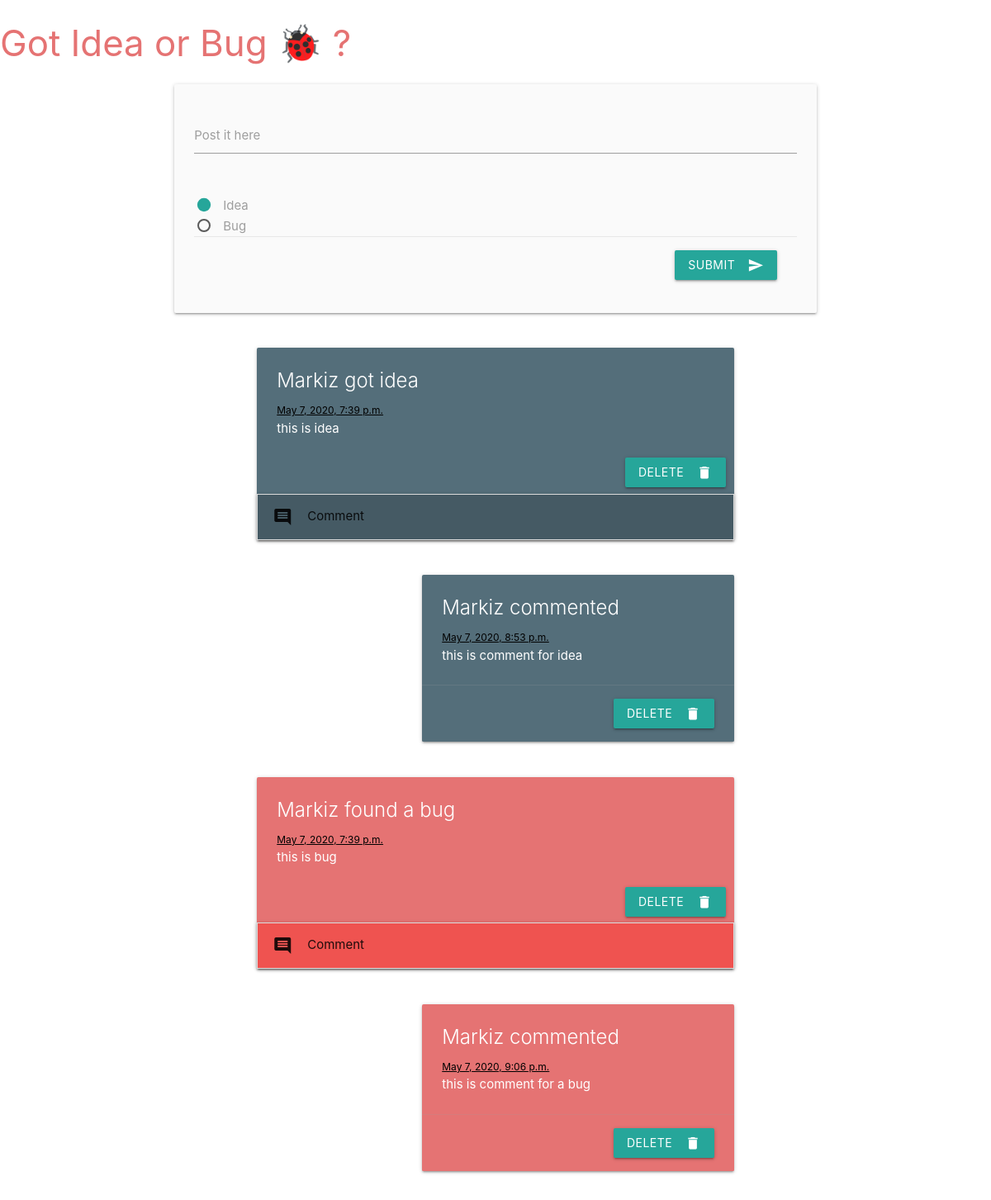
The app's page /bugs_ideas (signed in), older data.
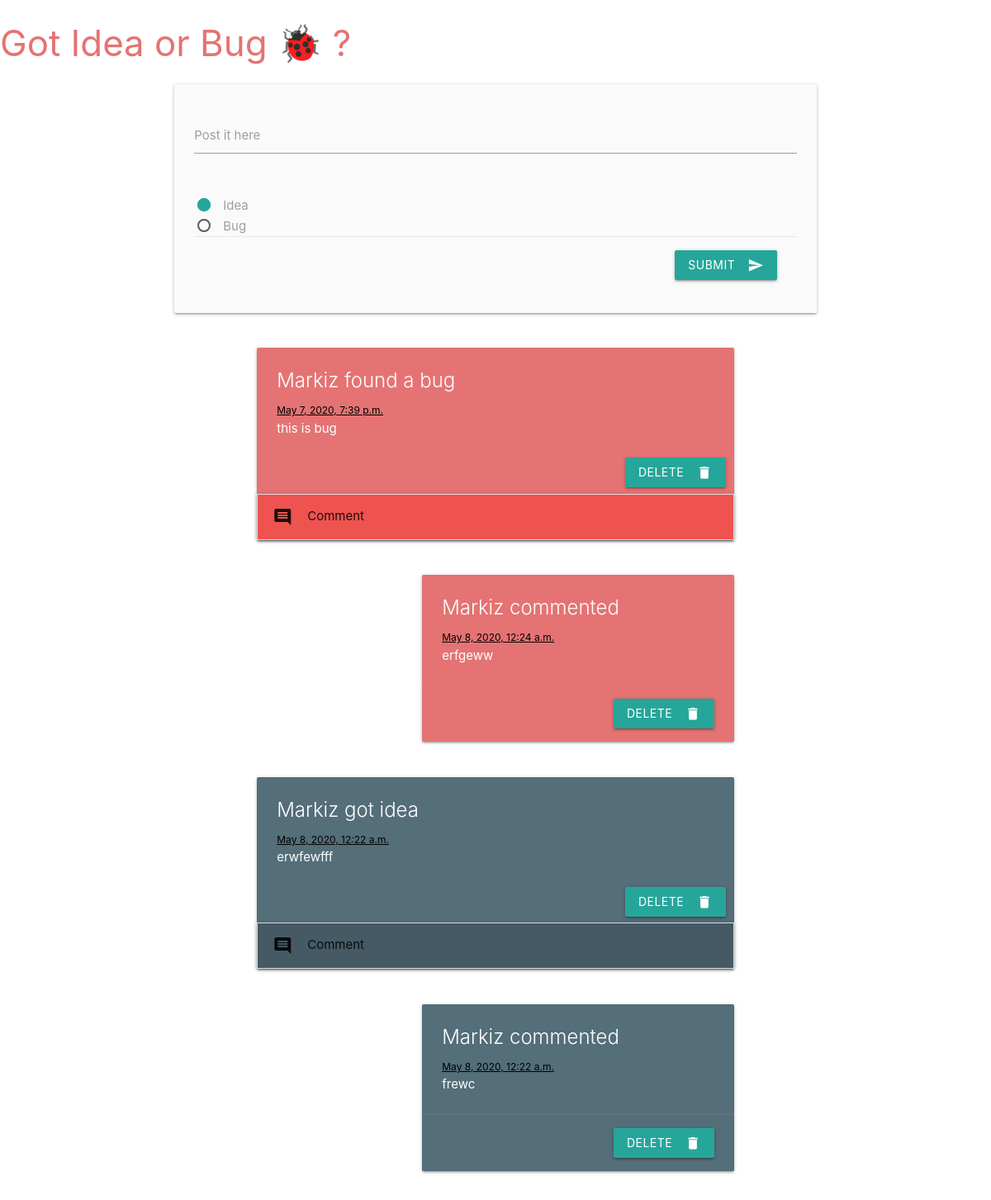
The same page, newer data.
### first_app/models.py (models this page shows)
class Idea_Bug(models.Model):
  author = models.ForeignKey(User, related_name="ideas_bugs", on_delete = models.CASCADE)
  content = models.TextField()
  idea = models.BooleanField(default=False)
  created_at = models.DateTimeField(auto_now_add=True)
  updated_at = models.DateTimeField(auto_now=True)

class User(models.Model):
  name = models.CharField(max_length=15)
  email = models.CharField(max_length=20)
  password = models.CharField(max_length=15)
  created_at = models.DateTimeField(auto_now_add=True)
  updated_at = models.DateTimeField(auto_now=True)

class Comment(models.Model):
  author = models.ForeignKey(User, related_name="comments_author", on_delete = models.CASCADE)
  post = models.ForeignKey(Idea_Bug, related_name="comments_post", on_delete = models.CASCADE)
  content = models.TextField()
  created_at = models.DateTimeField(auto_now_add=True)
  updated_at = models.DateTimeField(auto_now=True)

### first_app/views.py (the view)
# urls.py: path('bugs_ideas', views.bugs_ideas),
def bugs_ideas(request):
  if not request.session['logged']:
    return redirect('/login')
  else:
    context = {
      'all_bugs_ideas': Idea_Bug.objects.all(),
      'all_comments': Comment.objects.all()
    }
    return render(request, 'bugs_ideas.html', context)

### first_app/templates/bugs_ideas.html (shortened to what this page needs)
 <!DOCTYPE html>
  <html>
    <head>
      <link rel="stylesheet" href="https://cdnjs.cloudflare.com/ajax/libs/materialize/1.0.0/css/materialize.min.css">
    </head>
    <body>
      <h3 class="red-text text-lighten-2">Got Idea or Bug &#128030 ?</h3>
      <div class="row valign-wrapper">
        <div class="col s8 offset-s2 valign">
          <div class="card grey lighten-5">
            <div class="card-content">
              <form action="/bugs_ideads_processing" method='POST'>
                <div class="row">
                  <div class="input-field col s12">
                    <textarea name='content' id="textarea1" class="materialize-textarea"></textarea>
                    <label for="textarea1">Post it here</label>
                  </div>
                </div>
                <p>
                  <label>
                    <span>Idea</span>
                  </label>
                </p>
                <p>
                  <label>
                    <span>Bug</span>
                  </label>
                </p>
                <div class="card-action right-align">
                  <button class="btn waves-effect waves-light" type="submit" name="action">Submit
                    <i class="material-icons right">send</i>
                  </button>
                </div>
              </form>
            </div>
          </div>
        </div>
      </div>
      {% for idea_bug in all_bugs_ideas %}
        {% if idea_bug.idea %}
          <div class="row valign-wrapper">
            <div class="col s6 offset-s3 valign">
              <div class="card blue-grey darken-1 hoverable">
                <div class="card-content white-text">
                  <span class="card-title">{{idea_bug.author.name}} got idea</span>
                  <span style="color:black; font-size:12px"><u>{{idea_bug.created_at}}</u></span>
                  <p>{{idea_bug.content}}</p>
                </div>
                <div style='margin-right:10px;' class='right-align'>
                  <a class="btn waves-effect waves-light" href='/delete_idea_bug_processing/{{idea_bug.id}}' name="action">Delete
                    <i class="material-icons right">delete</i>
                  </a>
                </div>
                <ul class="collapsible">
                  <li>
                    <div class="collapsible-header blue-grey darken-2"><i class="material-icons">comment</i>Comment</div>
                  </li>
                </ul>
              </div>
            </div>
          </div>
          {% for comment in all_comments %}
            {% if idea_bug.id == comment.post_id %}
              <div class="row">
                <div class="col s4 offset-s5 valign">
                  <div class="card blue-grey darken-1 hoverable">
                    <div class="card-content white-text">
                      <span class="card-title">{{comment.author.name}} commented</span>
                      <span style="color:black; font-size:12px"><u>{{comment.created_at}}</u></span>
                      <p>{{comment.content}}</p>
                    </div>
                    <div class="card-action right-align">
                      <a class="btn waves-effect waves-light" href='/delete_comment_processing/{{comment.id}}' name="action">Delete
                        <i class="material-icons right">delete</i>
                      </a>
                    </div>
                  </div>
                </div>
              </div>
            {% endif %}
          {% endfor %}
        {% else %}
          <div class="row valign-wrapper">
            <div class="col s6 offset-s3 valign">
              <div class="card red lighten-2 hoverable">
                <div class="card-content white-text">
                  <span class="card-title">{{idea_bug.author.name}} found a bug</span>
                  <span style="color:black; font-size:12px"><u>{{idea_bug.created_at}}</u></span>
                  <p>{{idea_bug.content}}</p>
                </div>
                <div style='margin-right:10px;' class='right-align'>
                  <a class="btn waves-effect waves-light" href='/delete_idea_bug_processing/{{idea_bug.id}}' name="action">Delete
                    <i class="material-icons right">delete</i>
                  </a>
                </div>
                <ul class="collapsible">
                  <li>
                    <div class="collapsible-header red lighten-1"><i class="material-icons">comment</i>Comment</div>
                  </li>
                </ul>
              </div>
            </div>
          </div>
          {% for comment in all_comments %}
            {% if idea_bug.id == comment.post_id %}
              <div class="row">
                <div class="col s4 offset-s5 valign">
                  <div class="card red lighten-2 hoverable">
                    <div class="card-content white-text">
                      <span class="card-title">{{comment.author.name}} commented</span>
                      <span style="color:black; font-size:12px"><u>{{comment.created_at}}</u></span>
                      <p>{{comment.content}}</p>
                    </div>
                    <div class="card-action right-align">
                      <a class="btn waves-effect waves-light" href='/delete_comment_processing/{{comment.id}}' name="action">Delete
                        <i class="material-icons right">delete</i>
                      </a>
                    </div>
                  </div>
                </div>
              </div>
            {% endif %}
          {% endfor %}
        {% endif %}
      {% endfor %}
    </body>
  </html>

Row changes from the older to the newer data that the page shows:
removed Idea_Bug: author.name "Markiz", created_at "May 7, 2020, 7:39 p.m.", content "this is idea"
removed Comment: author.name "Markiz", created_at "May 7, 2020, 8:53 p.m.", content "this is comment for idea"
removed Comment: author.name "Markiz", created_at "May 7, 2020, 9:06 p.m.", content "this is comment for a bug", shown under Idea_Bug "this is bug"
added Comment: author.name "Markiz", created_at "May 8, 2020, 12:24 a.m.", content "erfgeww", shown under Idea_Bug "this is bug"
added Idea_Bug: author.name "Markiz", created_at "May 8, 2020, 12:22 a.m.", content "erwfewfff"
added Comment: author.name "Markiz", created_at "May 8, 2020, 12:22 a.m.", content "frewc"
